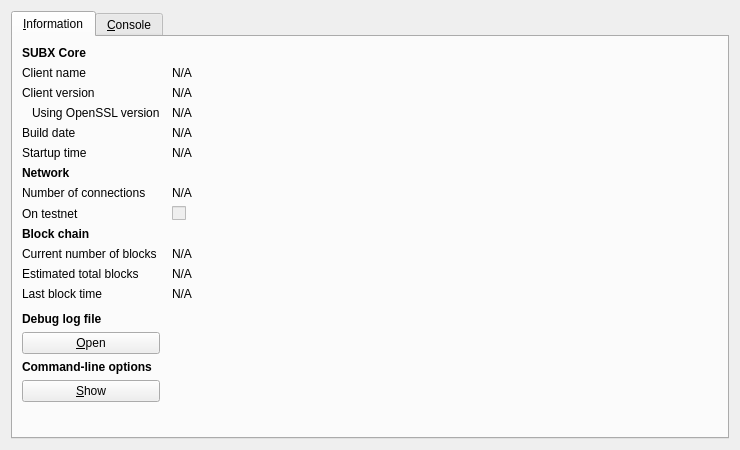
<?xml version="1.0" encoding="UTF-8"?>
<ui version="4.0">
 <class>RPCConsole</class>
 <widget class="QDialog" name="RPCConsole">
  <property name="geometry">
   <rect>
    <x>0</x>
    <y>0</y>
    <width>740</width>
    <height>450</height>
   </rect>
  </property>
  <property name="windowTitle">
   <string>SUBX - Debug window</string>
  </property>
  <layout class="QVBoxLayout" name="verticalLayout_2">
   <item>
    <widget class="QTabWidget" name="tabWidget">
     <property name="currentIndex">
      <number>0</number>
     </property>
     <widget class="QWidget" name="tab_info">
      <attribute name="title">
       <string>&amp;Information</string>
      </attribute>
      <layout class="QGridLayout" name="gridLayout" columnstretch="0,1">
       <property name="horizontalSpacing">
        <number>12</number>
       </property>
       <item row="0" column="0">
        <widget class="QLabel" name="label_9">
         <property name="font">
          <font>
           <weight>75</weight>
           <bold>true</bold>
          </font>
         </property>
         <property name="text">
          <string>SUBX Core</string>
         </property>
        </widget>
       </item>
       <item row="1" column="0">
        <widget class="QLabel" name="label_5">
         <property name="text">
          <string>Client name</string>
         </property>
        </widget>
       </item>
       <item row="1" column="1">
        <widget class="QLabel" name="clientName">
         <property name="cursor">
          <cursorShape>IBeamCursor</cursorShape>
         </property>
         <property name="text">
          <string>N/A</string>
         </property>
         <property name="textFormat">
          <enum>Qt::PlainText</enum>
         </property>
         <property name="textInteractionFlags">
          <set>Qt::LinksAccessibleByMouse|Qt::TextSelectableByKeyboard|Qt::TextSelectableByMouse</set>
         </property>
        </widget>
       </item>
       <item row="2" column="0">
        <widget class="QLabel" name="label_6">
         <property name="text">
          <string>Client version</string>
         </property>
        </widget>
       </item>
       <item row="2" column="1">
        <widget class="QLabel" name="clientVersion">
         <property name="cursor">
          <cursorShape>IBeamCursor</cursorShape>
         </property>
         <property name="text">
          <string>N/A</string>
         </property>
         <property name="textFormat">
          <enum>Qt::PlainText</enum>
         </property>
         <property name="textInteractionFlags">
          <set>Qt::LinksAccessibleByMouse|Qt::TextSelectableByKeyboard|Qt::TextSelectableByMouse</set>
         </property>
        </widget>
       </item>
       <item row="3" column="0">
        <widget class="QLabel" name="label_14">
         <property name="text">
          <string>Using OpenSSL version</string>
         </property>
         <property name="indent">
          <number>10</number>
         </property>
        </widget>
       </item>
       <item row="3" column="1">
        <widget class="QLabel" name="openSSLVersion">
         <property name="cursor">
          <cursorShape>IBeamCursor</cursorShape>
         </property>
         <property name="text">
          <string>N/A</string>
         </property>
         <property name="textFormat">
          <enum>Qt::PlainText</enum>
         </property>
         <property name="textInteractionFlags">
          <set>Qt::LinksAccessibleByMouse|Qt::TextSelectableByKeyboard|Qt::TextSelectableByMouse</set>
         </property>
        </widget>
       </item>
       <item row="4" column="0">
        <widget class="QLabel" name="label_12">
         <property name="text">
          <string>Build date</string>
         </property>
        </widget>
       </item>
       <item row="4" column="1">
        <widget class="QLabel" name="buildDate">
         <property name="cursor">
          <cursorShape>IBeamCursor</cursorShape>
         </property>
         <property name="text">
          <string>N/A</string>
         </property>
         <property name="textFormat">
          <enum>Qt::PlainText</enum>
         </property>
         <property name="textInteractionFlags">
          <set>Qt::LinksAccessibleByMouse|Qt::TextSelectableByKeyboard|Qt::TextSelectableByMouse</set>
         </property>
        </widget>
       </item>
       <item row="5" column="0">
        <widget class="QLabel" name="label_13">
         <property name="text">
          <string>Startup time</string>
         </property>
        </widget>
       </item>
       <item row="5" column="1">
        <widget class="QLabel" name="startupTime">
         <property name="cursor">
          <cursorShape>IBeamCursor</cursorShape>
         </property>
         <property name="text">
          <string>N/A</string>
         </property>
         <property name="textFormat">
          <enum>Qt::PlainText</enum>
         </property>
         <property name="textInteractionFlags">
          <set>Qt::LinksAccessibleByMouse|Qt::TextSelectableByKeyboard|Qt::TextSelectableByMouse</set>
         </property>
        </widget>
       </item>
       <item row="6" column="0">
        <widget class="QLabel" name="label_11">
         <property name="font">
          <font>
           <weight>75</weight>
           <bold>true</bold>
          </font>
         </property>
         <property name="text">
          <string>Network</string>
         </property>
        </widget>
       </item>
       <item row="7" column="0">
        <widget class="QLabel" name="label_7">
         <property name="text">
          <string>Number of connections</string>
         </property>
        </widget>
       </item>
       <item row="7" column="1">
        <widget class="QLabel" name="numberOfConnections">
         <property name="cursor">
          <cursorShape>IBeamCursor</cursorShape>
         </property>
         <property name="text">
          <string>N/A</string>
         </property>
         <property name="textFormat">
          <enum>Qt::PlainText</enum>
         </property>
         <property name="textInteractionFlags">
          <set>Qt::LinksAccessibleByMouse|Qt::TextSelectableByKeyboard|Qt::TextSelectableByMouse</set>
         </property>
        </widget>
       </item>
       <item row="8" column="0">
        <widget class="QLabel" name="label_8">
         <property name="text">
          <string>On testnet</string>
         </property>
        </widget>
       </item>
       <item row="8" column="1">
        <widget class="QCheckBox" name="isTestNet">
         <property name="enabled">
          <bool>false</bool>
         </property>
         <property name="text">
          <string/>
         </property>
        </widget>
       </item>
       <item row="9" column="0">
        <widget class="QLabel" name="label_10">
         <property name="font">
          <font>
           <weight>75</weight>
           <bold>true</bold>
          </font>
         </property>
         <property name="text">
          <string>Block chain</string>
         </property>
        </widget>
       </item>
       <item row="10" column="0">
        <widget class="QLabel" name="label_3">
         <property name="text">
          <string>Current number of blocks</string>
         </property>
        </widget>
       </item>
       <item row="10" column="1">
        <widget class="QLabel" name="numberOfBlocks">
         <property name="cursor">
          <cursorShape>IBeamCursor</cursorShape>
         </property>
         <property name="text">
          <string>N/A</string>
         </property>
         <property name="textFormat">
          <enum>Qt::PlainText</enum>
         </property>
         <property name="textInteractionFlags">
          <set>Qt::LinksAccessibleByMouse|Qt::TextSelectableByKeyboard|Qt::TextSelectableByMouse</set>
         </property>
        </widget>
       </item>
       <item row="11" column="0">
        <widget class="QLabel" name="label_4">
         <property name="text">
          <string>Estimated total blocks</string>
         </property>
        </widget>
       </item>
       <item row="11" column="1">
        <widget class="QLabel" name="totalBlocks">
         <property name="cursor">
          <cursorShape>IBeamCursor</cursorShape>
         </property>
         <property name="text">
          <string>N/A</string>
         </property>
         <property name="textFormat">
          <enum>Qt::PlainText</enum>
         </property>
         <property name="textInteractionFlags">
          <set>Qt::LinksAccessibleByMouse|Qt::TextSelectableByKeyboard|Qt::TextSelectableByMouse</set>
         </property>
        </widget>
       </item>
       <item row="12" column="0">
        <widget class="QLabel" name="label_2">
         <property name="text">
          <string>Last block time</string>
         </property>
        </widget>
       </item>
       <item row="12" column="1">
        <widget class="QLabel" name="lastBlockTime">
         <property name="cursor">
          <cursorShape>IBeamCursor</cursorShape>
         </property>
         <property name="text">
          <string>N/A</string>
         </property>
         <property name="textFormat">
          <enum>Qt::PlainText</enum>
         </property>
         <property name="textInteractionFlags">
          <set>Qt::LinksAccessibleByMouse|Qt::TextSelectableByKeyboard|Qt::TextSelectableByMouse</set>
         </property>
        </widget>
       </item>
       <item row="13" column="0">
        <spacer name="verticalSpacer_2">
         <property name="orientation">
          <enum>Qt::Vertical</enum>
         </property>
         <property name="sizeHint" stdset="0">
          <size>
           <width>20</width>
           <height>20</height>
          </size>
         </property>
        </spacer>
       </item>
       <item row="14" column="0">
        <widget class="QLabel" name="labelDebugLogfile">
         <property name="font">
          <font>
           <weight>75</weight>
           <bold>true</bold>
          </font>
         </property>
         <property name="text">
          <string>Debug log file</string>
         </property>
        </widget>
       </item>
       <item row="15" column="0">
        <widget class="QPushButton" name="openDebugLogfileButton">
         <property name="toolTip">
          <string>Open the SUBX debug log file from the current data directory. This can take a few seconds for large log files.</string>
         </property>
         <property name="text">
          <string>&amp;Open</string>
         </property>
         <property name="autoDefault">
          <bool>false</bool>
         </property>
        </widget>
       </item>
       <item row="16" column="0">
        <widget class="QLabel" name="labelCLOptions">
         <property name="font">
          <font>
           <weight>75</weight>
           <bold>true</bold>
          </font>
         </property>
         <property name="text">
          <string>Command-line options</string>
         </property>
        </widget>
       </item>
       <item row="17" column="0">
        <widget class="QPushButton" name="showCLOptionsButton">
         <property name="toolTip">
          <string>Show the SUBX-Qt help message to get a list with possible SUBX command-line options.</string>
         </property>
         <property name="text">
          <string>&amp;Show</string>
         </property>
         <property name="autoDefault">
          <bool>false</bool>
         </property>
        </widget>
       </item>
       <item row="18" column="0">
        <spacer name="verticalSpacer">
         <property name="orientation">
          <enum>Qt::Vertical</enum>
         </property>
         <property name="sizeHint" stdset="0">
          <size>
           <width>20</width>
           <height>40</height>
          </size>
         </property>
        </spacer>
       </item>
      </layout>
     </widget>
     <widget class="QWidget" name="tab_console">
      <attribute name="title">
       <string>&amp;Console</string>
      </attribute>
      <layout class="QVBoxLayout" name="verticalLayout_3">
       <property name="spacing">
        <number>3</number>
       </property>
       <item>
        <widget class="QTextEdit" name="messagesWidget">
         <property name="minimumSize">
          <size>
           <width>0</width>
           <height>100</height>
          </size>
         </property>
         <property name="readOnly">
          <bool>true</bool>
         </property>
         <property name="tabKeyNavigation" stdset="0">
          <bool>false</bool>
         </property>
         <property name="columnCount" stdset="0">
          <number>2</number>
         </property>
        </widget>
       </item>
       <item>
        <layout class="QHBoxLayout" name="horizontalLayout">
         <property name="spacing">
          <number>3</number>
         </property>
         <item>
          <widget class="QLabel" name="label">
           <property name="text">
            <string notr="true">&gt;</string>
           </property>
          </widget>
         </item>
         <item>
          <widget class="QLineEdit" name="lineEdit"/>
         </item>
         <item>
          <widget class="QPushButton" name="clearButton">
           <property name="maximumSize">
            <size>
             <width>24</width>
             <height>24</height>
            </size>
           </property>
           <property name="toolTip">
            <string>Clear console</string>
           </property>
           <property name="text">
            <string/>
           </property>
           <property name="icon">
            <iconset resource="../bitcoin.qrc">
             <normaloff>:/icons/remove</normaloff>:/icons/remove</iconset>
           </property>
           <property name="shortcut">
            <string notr="true">Ctrl+L</string>
           </property>
           <property name="autoDefault">
            <bool>false</bool>
           </property>
          </widget>
         </item>
        </layout>
       </item>
      </layout>
     </widget>
    </widget>
   </item>
  </layout>
 </widget>
 <resources>
  <include location="../bitcoin.qrc"/>
 </resources>
 <connections/>
</ui>
